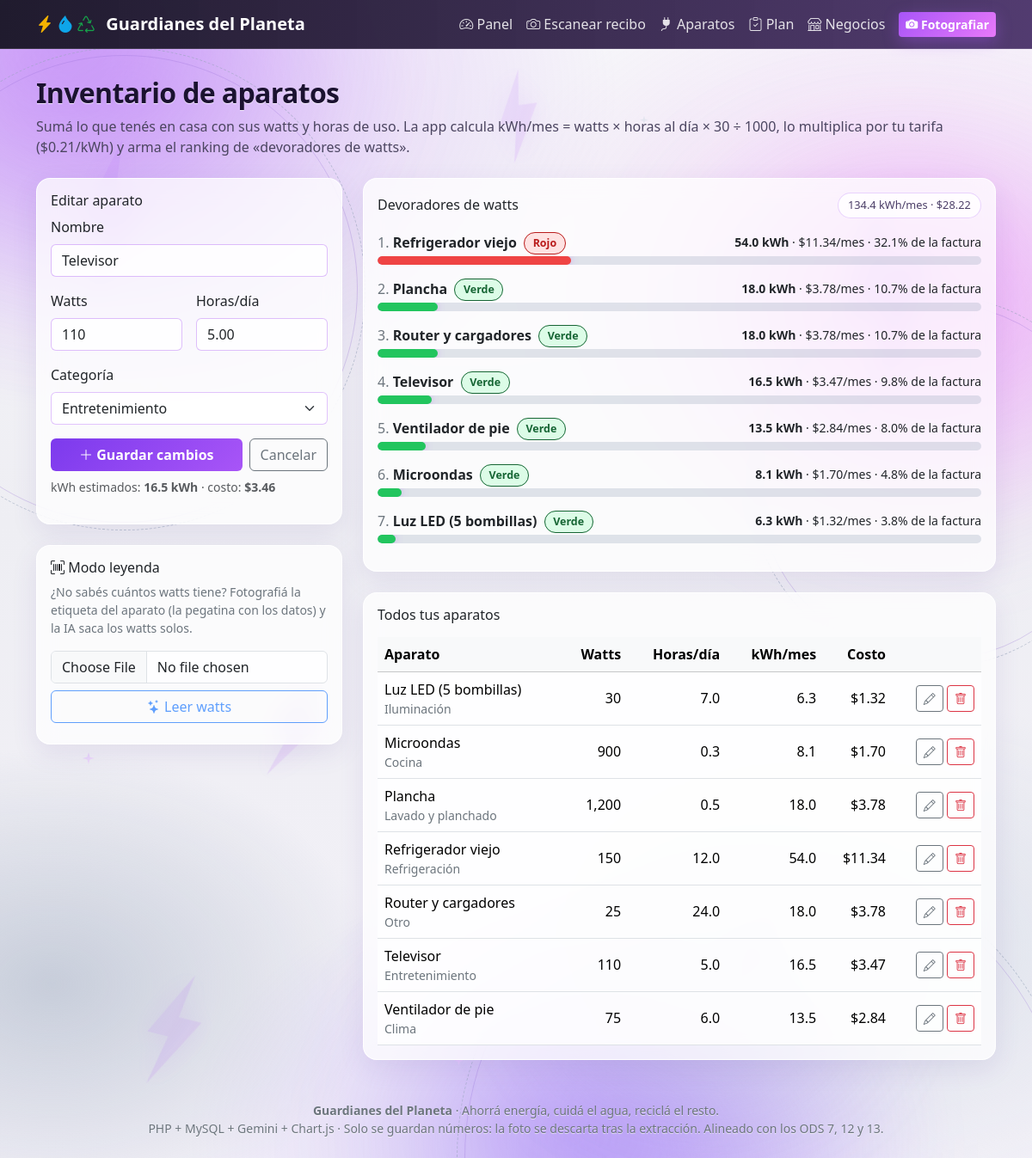
Page /aparatos.php?editar=2 on the committed database.
### tables this page shows
CREATE TABLE hogares (
    id         INT UNSIGNED AUTO_INCREMENT PRIMARY KEY,
    alias      VARCHAR(60)  NOT NULL,                 
    tipo       ENUM('hogar','negocio') NOT NULL DEFAULT 'hogar',
    tarifa     DECIMAL(10,4) NOT NULL DEFAULT 0.2100,  
    creado_en  TIMESTAMP NOT NULL DEFAULT CURRENT_TIMESTAMP
);

CREATE TABLE aparatos (
    id         INT UNSIGNED AUTO_INCREMENT PRIMARY KEY,
    hogar_id   INT UNSIGNED NOT NULL,
    nombre     VARCHAR(80)   NOT NULL,
    watts      SMALLINT UNSIGNED NOT NULL,
    horas_dia  DECIMAL(5,2)  NOT NULL DEFAULT 1.00,
    categoria  VARCHAR(30)   NOT NULL DEFAULT 'otro',
    creado_en  TIMESTAMP NOT NULL DEFAULT CURRENT_TIMESTAMP,
    CONSTRAINT fk_aparatos_hogar FOREIGN KEY (hogar_id) REFERENCES hogares(id) ON DELETE CASCADE,
    INDEX idx_hogar (hogar_id)
);

### includes/db.php (called while the page is built, shortened)
<?php
function db(): PDO
{
    static $pdo = null;
    if ($pdo instanceof PDO) {
        return $pdo;
    }
    $c = cfg('db');
    $dsn = sprintf('mysql:host=%s;port=%d;dbname=%s;charset=%s',
        $c['host'], $c['port'], $c['name'], $c['charset']);
    $pdo = new PDO($dsn, $c['user'], $c['pass'], [
        PDO::ATTR_ERRMODE            => PDO::ERRMODE_EXCEPTION,
        PDO::ATTR_DEFAULT_FETCH_MODE => PDO::FETCH_ASSOC,
        PDO::ATTR_EMULATE_PREPARES   => false,
    ]);
    return $pdo;
}

### includes/helpers.php (called while the page is built, shortened)
<?php
require_once __DIR__ . '/db.php';
function cfg(string $ruta, mixed $def = null): mixed
{
    static $config = null;
    if ($config === null) {
        $config = require dirname(__DIR__) . '/config.php';
    }
    $valor = $config;
    foreach (explode('.', $ruta) as $parte) {
        $valor = $valor[$parte];
    }
    return $valor;
}
function e(mixed $texto): string
{
    return htmlspecialchars((string) $texto, ENT_QUOTES, 'UTF-8');
}
function usd(float|int|string|null $n): string
{
    return '$' . number_format((float) $n, 2);
}
function num(float|int|string|null $n, int $dec = 1): string
{
    return number_format((float) $n, $dec, '.', ',');
}
function kwhMes(float $watts, float $horasDia): float
{
    return ($watts * $horasDia * 30) / 1000;
}
function costoDe(float $kwh, float $tarifa): float
{
    return $kwh * $tarifa;
}
function pctFactura(float $kwhAparato, float $kwhTotal): float
{
    return $kwhTotal > 0 ? ($kwhAparato / $kwhTotal) * 100 : 0.0;
}
function semaforo(float $pct): string
{
    if ($pct >= 25) return 'rojo';
    return 'verde';
}
function etiquetaSemaforo(string $s): string
{
    return ['rojo' => 'Rojo', 'amarillo' => 'Amarillo', 'verde' => 'Verde'][$s] ?? $s;
}
function hogarActual(): ?array
{
    $id = (int) (cfg('hogar_default') ?: 1);
    $st = db()->prepare('SELECT * FROM hogares WHERE id = ?');
    $st->execute([$id]);
    $hogar = $st->fetch();
    return $hogar ?: null;
}
function tarifaDe(?array $hogar): float
{
    return $hogar ? (float) $hogar['tarifa'] : (float) cfg('tarifa_default', 0.21);
}
function ultimoRecibo(int $hogarId): ?array
{
    $st = db()->prepare('SELECT * FROM recibos WHERE hogar_id = ? ORDER BY fecha DESC, id DESC LIMIT 1');
    $st->execute([$hogarId]);
    $r = $st->fetch();
    return $r ?: null;
}
function listaAparatos(int $hogarId): array
{
    $st = db()->prepare('SELECT * FROM aparatos WHERE hogar_id = ? ORDER BY nombre');
    $st->execute([$hogarId]);
    return $st->fetchAll();
}
function rankingAparatos(int $hogarId, float $tarifa, float $kwhFactura): array
{
    $filas = [];
    foreach (listaAparatos($hogarId) as $a) {
        $kwh = kwhMes((float) $a['watts'], (float) $a['horas_dia']);
        $pct = pctFactura($kwh, $kwhFactura);
        $filas[] = [
            'id'     => (int) $a['id'],
            'nombre' => $a['nombre'],
            'categoria' => $a['categoria'],
            'watts'  => (float) $a['watts'],
            'horas'  => (float) $a['horas_dia'],
            'kwh'    => $kwh,
            'costo'  => costoDe($kwh, $tarifa),
            'pct'    => $pct,
            'semaforo' => semaforo($pct),
        ];
    }
    usort($filas, fn($x, $y) => $y['kwh'] <=> $x['kwh']);
    return $filas;
}

### config.php (called while the page is built, shortened)
<?php
$local = is_file(__DIR__ . '/config.local.php')
    ? include __DIR__ . '/config.local.php'
    : [];
$geminiKey = $local['gemini_api_key'] ?? '';
if ($geminiKey === '') {
    $geminiKey = getenv('GEMINI_API_KEY') ?: '';
}
$dbPass = $local['db_pass'] ?? '';
return [
    'db' => [
        'host'    => '127.0.0.1',
        'port'    => 3306,
        'name'    => 'guardianes_del_planeta',
        'user'    => 'root',
        'pass'    => $dbPass,
        'charset' => 'utf8mb4',
    ],
    'gemini' => [
        'api_key'   => $geminiKey,
        'model'     => 'gemini-3.5-flash-lite',
        'fallbacks' => ['gemini-3.8-flash', 'gemini-flash-latest'],
        'timeout'   => 45,
    ],
    'hogar_default' => 1,
    'tarifa_default' => 0.21,
    'co2_por_kwh'    => 0.42,
    'precio_pupusa'  => 0.15,
];

### aparatos.php (the view, shortened to what this page needs)
<?php
require __DIR__ . '/includes/header.php';
$hogarId  = (int) $hogar['id'];
$tarifa   = tarifaDe($hogar);
$ultimo   = ultimoRecibo($hogarId);
$kwhTotal = $ultimo ? (float) $ultimo['kwh'] : 0.0;
$editar = null;
if (isset($_GET['editar'])) {
    $st = db()->prepare('SELECT * FROM aparatos WHERE id=? AND hogar_id=?');
    $st->execute([(int) $_GET['editar'], $hogarId]);
    $editar = $st->fetch() ?: null;
}
$aparatos  = listaAparatos($hogarId);
$ranking   = rankingAparatos($hogarId, $tarifa, $kwhTotal);
$totalkwh  = array_sum(array_column($ranking, 'kwh'));
$costoTotal = array_sum(array_column($ranking, 'costo'));
$categorias = ['refrigeracion', 'lavado', 'cocina', 'clima', 'entretenimiento', 'iluminacion', 'otro'];
$etiquetasCat = [
    'refrigeracion' => 'Refrigeración', 'lavado' => 'Lavado y planchado', 'cocina' => 'Cocina',
    'clima' => 'Clima', 'entretenimiento' => 'Entretenimiento', 'iluminacion' => 'Iluminación', 'otro' => 'Otro',
];
?>
<header class="pagina-titulo mb-4">
  <h1 class="h2 mb-2">Inventario de aparatos</h1>
  <p class="mb-0">
    Sumá lo que tenés en casa con sus watts y horas de uso. La app calcula kWh/mes =
    watts × horas al día × 30 ÷ 1000, lo multiplica por tu tarifa
    (<?= usd($tarifa) ?>/kWh) y arma el ranking de «devoradores de watts».
  </p>
</header>
<div class="row g-4">
  <div class="col-lg-4">
    <div class="card card-tarifa mb-4">
      <div class="card-body">
        <h2 class="h6"><?= $editar ? 'Editar aparato' : 'Agregar aparato' ?></h2>
        <form method="post" action="aparatos.php" class="formulario-ia">
          <div class="mb-3">
            <label class="form-label">Nombre</label>
            <input class="form-control" name="nombre" id="aNombre"
                   value="<?= e($editar['nombre'] ?? '') ?>" placeholder="Ej. Refrigerador viejo" required>
          </div>
          <div class="row g-3 mb-3">
            <div class="col-6">
              <label class="form-label">Watts</label>
              <input type="number" step="1" min="1" class="form-control" name="watts" id="aWatts"
                     value="<?= e($editar['watts'] ?? '') ?>" placeholder="150" required>
            </div>
            <div class="col-6">
              <label class="form-label">Horas/día</label>
              <input type="number" step="0.5" min="0" max="24" class="form-control" name="horas_dia" id="aHoras"
                     value="<?= e($editar['horas_dia'] ?? '1') ?>" required>
            </div>
          </div>
          <div class="mb-3">
            <label class="form-label">Categoría</label>
            <select class="form-select" name="categoria" id="aCategoria">
              <?php foreach ($categorias as $c): ?>
                <option value="<?= $c ?>" <?= ($editar['categoria'] ?? '') === $c ? 'selected' : '' ?>>
                  <?= $etiquetasCat[$c] ?>
                </option>
              <?php endforeach; ?>
            </select>
          </div>
          <div class="d-flex gap-2">
            <button class="btn btn-primary fw-semibold flex-grow-1">
              <i class="bi bi-plus-lg"></i> <?= $editar ? 'Guardar cambios' : 'Agregar' ?>
            </button>
            <?php if ($editar): ?>
              <a href="aparatos.php" class="btn btn-outline-secondary">Cancelar</a>
            <?php endif; ?>
          </div>
          <p class="form-text mt-2">kWh estimados:
            <strong id="vistaKwh">—</strong> · costo: <strong id="vistaCosto">—</strong></p>
        </form>
      </div>
    </div>
    <div class="card card-tarifa">
      <div class="card-body">
        <h2 class="h6"><i class="bi bi-upc-scan"></i> Modo leyenda</h2>
        <p class="small text-secondary">
          ¿No sabés cuántos watts tiene? Fotografiá la etiqueta del aparato (la pegatina con los datos)
          y la IA saca los watts solos.
        </p>
        <input type="file" id="inputEtiqueta" accept="image/*" capture="environment" class="form-control mb-2">
        <button id="btnEtiqueta" class="btn btn-outline-primary w-100" disabled>
          <i class="bi bi-stars"></i> Leer watts
        </button>
      </div>
    </div>
  </div>
  <div class="col-lg-8">
    <div class="card card-tarifa mb-4">
      <div class="card-body">
        <div class="d-flex justify-content-between align-items-center mb-3">
          <h2 class="h6 mb-0">Devoradores de watts</h2>
          <span class="chip"><?= num($totalkwh) ?> kWh/mes · <?= usd($costoTotal) ?></span>
        </div>
        <?php if (!$ranking): ?>
          <p class="text-secondary mb-0">Agregá tu primer aparato con el formulario de la izquierda.</p>
        <?php else: ?>
          <?php foreach ($ranking as $i => $a): ?>
            <div class="mb-3">
              <div class="d-flex justify-content-between align-items-center flex-wrap gap-1">
                <div>
                  <span class="text-secondary"><?= $i + 1 ?>.</span>
                  <strong><?= e($a['nombre']) ?></strong>
                  <span class="badge-sem semaforo-<?= $a['semaforo'] ?> ms-1"><?= etiquetaSemaforo($a['semaforo']) ?></span>
                </div>
                <div class="text-end small">
                  <strong><?= num($a['kwh']) ?> kWh</strong> · <?= usd($a['costo']) ?>/mes
                  <?php if ($kwhTotal): ?>
                    · <?= num($a['pct']) ?>% de la factura
                  <?php endif; ?>
                </div>
              </div>
              <div class="barra-fila mt-1">
                <span style="width:<?= (int) min(100, $a['pct'] ?: 10) ?>%;
                  background:<?= ['rojo' => '#ef4444', 'amarillo' => '#f5b301', 'verde' => '#22c55e'][$a['semaforo']] ?>"></span>
              </div>
            </div>
          <?php endforeach; ?>
        <?php endif; ?>
      </div>
    </div>
    <div class="card card-tarifa">
      <div class="card-body">
        <h2 class="h6 mb-3">Todos tus aparatos</h2>
        <?php if (!$aparatos): ?>
          <p class="text-secondary mb-0">Sin aparatos cargados todavía.</p>
        <?php else: ?>
          <div class="table-responsive">
            <table class="table align-middle mb-0">
              <thead class="table-light">
                <tr>
                  <th>Aparato</th><th class="text-end">Watts</th><th class="text-end">Horas/día</th>
                  <th class="text-end">kWh/mes</th><th class="text-end">Costo</th><th></th>
                </tr>
              </thead>
              <tbody>
              <?php foreach ($aparatos as $a): ?>
                <?php $k = kwhMes((float) $a['watts'], (float) $a['horas_dia']); ?>
                <tr>
                  <td>
                    <?= e($a['nombre']) ?>
                    <div class="small text-secondary"><?= e($etiquetasCat[$a['categoria']] ?? $a['categoria']) ?></div>
                  </td>
                  <td class="text-end"><?= num($a['watts'], 0) ?></td>
                  <td class="text-end"><?= num($a['horas_dia']) ?></td>
                  <td class="text-end"><?= num($k) ?></td>
                  <td class="text-end"><?= usd(costoDe($k, $tarifa)) ?></td>
                  <td class="text-end text-nowrap">
                    <a class="btn btn-sm btn-outline-secondary" href="aparatos.php?editar=<?= (int) $a['id'] ?>">
                      <i class="bi bi-pencil"></i>
                    </a>
                    <form method="post" action="aparatos.php" class="d-inline"
                          onsubmit="return confirm('¿Borrar <?= e(addslashes($a['nombre'])) ?>?')">
                      <button class="btn btn-sm btn-outline-danger"><i class="bi bi-trash"></i></button>
                    </form>
                  </td>
                </tr>
              <?php endforeach; ?>
              </tbody>
            </table>
          </div>
        <?php endif; ?>
      </div>
    </div>
  </div>
</div>
<?php require __DIR__ . '/includes/footer.php'; ?>

### assets/css/app.css (style rules this page uses)
:root { --gd-oscuro: #101827; --gd-verde: #22c55e; --gd-amarillo: #f5b301; --aura-violeta: #a855f7; --aura-fucsia: #e879f9; --aura-plata: #cbd5e1; --tinta: #1b1230; --pilar-reciclaje: #16a34a; --pilar-agua: #0ea5e9; --pilar-energia: #f5b301; }
* { box-sizing: border-box; }
body { font-family: system-ui, -apple-system, "Segoe UI", sans-serif; color: var(--tinta); min-height: 100vh; overflow-x: hidden; background: linear-gradient(180deg, #f7f6fa 0%, #eeeef3 45%, #f3f1f8 100%); }
.pagina-titulo { padding-top: .5rem; }
.pagina-titulo h1, .pagina-titulo h2 { font-weight: 800; letter-spacing: -.02em; color: var(--tinta); text-shadow: 0 1px 0 rgba(255, 255, 255, .65); }
.pagina-titulo p { color: #4b4560; }
.card-tarifa, .grafica-caja, .alert, .form-control, .form-select, .table, .navbar { background-color: rgba(255, 255, 255, .74); }
.card-tarifa { border: 1px solid rgba(255, 255, 255, .9); border-radius: 1rem; box-shadow: 0 10px 30px rgba(90, 55, 160, .10); backdrop-filter: blur(12px); -webkit-backdrop-filter: blur(12px); }
.btn-outline-primary { border-color: var(--aura-violeta); color: var(--aura-violeta); }
.btn-primary { background: linear-gradient(135deg, #7c3aed, #a855f7); border: none; color: #fff; }
.semaforo-rojo { background: #fee2e2; color: #b91c1c; border-color: #fca5a5; }
.semaforo-verde { background: #dcfce7; color: #166534; border-color: #86efac; }
.badge-sem { border: 1px solid; border-radius: 999px; padding: .2rem .6rem; font-weight: 600; font-size: .78rem; }
.barra-fila { background: rgba(148, 163, 184, .28); border-radius: 999px; height: 10px; overflow: hidden; }
.barra-fila > span { display: block; height: 100%; border-radius: 999px; box-shadow: 0 0 10px rgba(168, 85, 247, .35); }
.formulario-ia .form-control, .formulario-ia .form-select { border-color: rgba(168, 85, 247, .35); background-color: rgba(255, 255, 255, .8); }
.chip { background: rgba(255, 255, 255, .8); border: 1px solid rgba(168, 85, 247, .25); color: #4c3f68; border-radius: 999px; padding: .25rem .7rem; font-size: .8rem; }
.table { --bs-table-bg: transparent; }

### rows in the picture
hogares: tarifa "$0.21"
aparatos: nombre "Televisor", watts "110", horas_dia "5.00", categoria "Entretenimiento", semaforo "Verde", kwh "16.5", costo "$3.47", pct "9.8", min(100, $a['pct'] ?: 10) 9 (drawn), horas_dia "5.0", num($k) "16.5", usd(costoDe($k, $tarifa)) "$3.47"
aparatos: nombre "Refrigerador viejo", semaforo "Rojo", kwh "54.0", costo "$11.34", pct "32.1", min(100, $a['pct'] ?: 10) 32 (drawn), categoria "Refrigeración", watts "150", horas_dia "12.0", num($k) "54.0", usd(costoDe($k, $tarifa)) "$11.34"
aparatos: nombre "Plancha", semaforo "Verde", kwh "18.0", costo "$3.78", pct "10.7", min(100, $a['pct'] ?: 10) 10 (drawn), categoria "Lavado y planchado", watts "1,200", horas_dia "0.5", num($k) "18.0", usd(costoDe($k, $tarifa)) "$3.78"
aparatos: nombre "Router y cargadores", semaforo "Verde", kwh "18.0", costo "$3.78", pct "10.7", min(100, $a['pct'] ?: 10) 10 (drawn), categoria "Otro", watts "25", horas_dia "24.0", num($k) "18.0", usd(costoDe($k, $tarifa)) "$3.78"
aparatos: nombre "Ventilador de pie", semaforo "Verde", kwh "13.5", costo "$2.84", pct "8.0", min(100, $a['pct'] ?: 10) 8 (drawn), categoria "Clima", watts "75", horas_dia "6.0", num($k) "13.5", usd(costoDe($k, $tarifa)) "$2.84"
aparatos: nombre "Microondas", semaforo "Verde", kwh "8.1", costo "$1.70", pct "4.8", min(100, $a['pct'] ?: 10) 4 (drawn), categoria "Cocina", watts "900", horas_dia "0.3", num($k) "8.1", usd(costoDe($k, $tarifa)) "$1.70"
aparatos: nombre "Luz LED (5 bombillas)", semaforo "Verde", kwh "6.3", costo "$1.32", pct "3.8", min(100, $a['pct'] ?: 10) 3 (drawn), categoria "Iluminación", watts "30", horas_dia "7.0", num($k) "6.3", usd(costoDe($k, $tarifa)) "$1.32"

### other values in the picture
num($totalkwh) "134.4"
usd($costoTotal) "$28.22"
